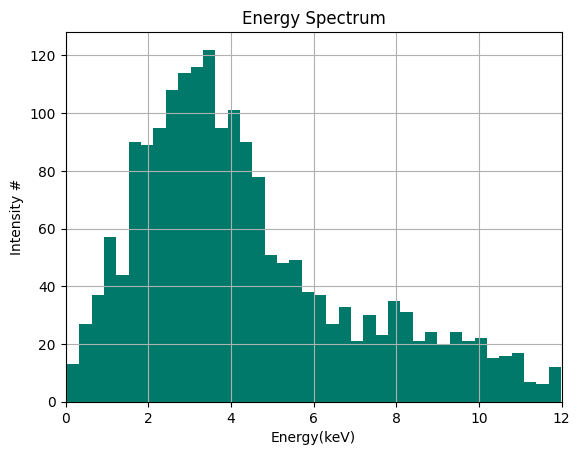

The script that saved this image:
"""

히스토그램 그리기
===================

데이터파일인 `hist_data.csv <EX3_DATA_>`_ 는 1904줄의 1차원 배열이며
각 줄마다 측정한 수치가 들어있습니다.

.. literalinclude:: hist_data.csv
   :language: text
   :linenos:
   :lines: 1-3

데이터 값 구간별로 도수를 세고 이것을 히스토그램으로 그립니다.

.. _EX3_DATA: https://github.com/soma0sd/Python-Learning/blob/main/W101_Plotting_Data/hist_data.csv

`EX3_histogram.py <EX3_>`_

.. _EX3: https://github.com/soma0sd/Python-Learning/blob/main/W101_Plotting_Data/EX2_plotting_data.py

.. literalinclude:: EX3_histogram.py
   :language: python
   :linenos:
   :lines: 30-

.. image:: EX3_histogram.png

"""
import os
import numpy as np
import matplotlib.pyplot as plt

data_path = os.path.join(os.path.abspath(os.path.dirname(__file__)), "hist_data.csv")

if __name__ == "__main__":
    data = np.loadtxt(data_path)
    n, bins, p = plt.hist(data, bins=40, color="#00796B")
    plt.title("Energy Spectrum")
    plt.xlabel("Energy(keV)")
    plt.ylabel("Intensity #")
    plt.xlim(0, 12)
    plt.grid()
    plt.savefig("EX3_histogram.png", bbox_inches="tight")